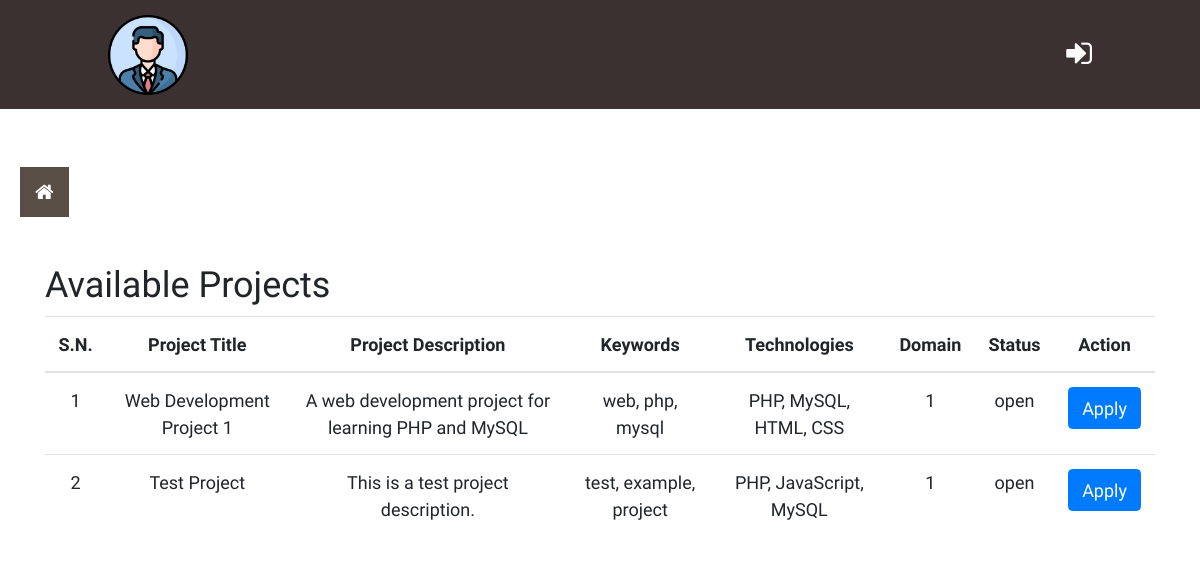
Screenshot of /studentView/viewAllProjects.php with the database file from the repository.
### tables this page shows
CREATE TABLE `projects` (
  `project_id` int(11) NOT NULL,
  `title` varchar(255) NOT NULL,
  `description` text DEFAULT NULL,
  `keywords` text DEFAULT NULL,
  `technologies` text DEFAULT NULL,
  `status` enum('open','in progress','closed') DEFAULT 'open',
  `category_id` int(11) NOT NULL,
  `created_at` timestamp NULL DEFAULT current_timestamp()
);

### studentView/viewAllProjects.php (the view, shortened to what this page needs)
<?php
include_once "../config/dbconnect.php";
$sql = "SELECT * FROM projects WHERE status = 'Open'";
$result = $conn->query($sql);
?>
<!DOCTYPE html>
<html lang="en">
<head>
    <link rel="stylesheet" href="../assets/css/style.css">
</head>
<body>
    <?php include "../studentHeader.php"; ?>
    <?php include "../sidebar.php"; ?>
    <div id="main-content" class="container py-4">
        <div>
            <h2>Available Projects</h2>
            <table class="table">
                <thead>
                    <tr>
                        <th class="text-center">S.N.</th>
                        <th class="text-center">Project Title</th>
                        <th class="text-center">Project Description</th>
                        <th class="text-center">Keywords</th>
                        <th class="text-center">Technologies</th>
                        <th class="text-center">Domain</th>
                        <th class="text-center">Status</th>
                        <th class="text-center">Action</th>
                    </tr>
                </thead>
                <tbody>
                <?php
                $count = 1;
                if ($result->num_rows > 0) {
                    while ($row = $result->fetch_assoc()) {
                ?>
                    <tr>
                        <td class="text-center"><?= $count ?></td>
                        <td class="text-center"><?= htmlspecialchars($row["title"]) ?></td>
                        <td class="text-center"><?= htmlspecialchars($row["description"]) ?></td>
                        <td class="text-center"><?= htmlspecialchars($row["keywords"]) ?></td>
                        <td class="text-center"><?= htmlspecialchars($row["technologies"]) ?></td>
                        <td class="text-center"><?= htmlspecialchars($row["category_id"]) ?></td>
                        <td class="text-center"><?= htmlspecialchars($row["status"]) ?></td>
                        <td class="text-center">
                            <form method="GET" action="applyProject.php">
                                <button type="submit" class="btn btn-primary">Apply</button>
                            </form>
                        </td>
                    </tr>
                <?php
                        $count++;
                    }
                } else {
                ?>
                    <tr>
                        <td colspan="8" class="text-center">No open projects available at the moment.</td>
                    </tr>
                <?php
                }
                ?>
                </tbody>
            </table>
        </div>
    </div>
</body>
</html>

### studentHeader.php (shortened to what this page needs)
<!DOCTYPE html>
<html lang="en">
<head>
    <link rel="stylesheet" href="https://cdn.jsdelivr.net/npm/bootstrap@4.0.0/dist/css/bootstrap.min.css">
    <link rel="stylesheet" href="https://cdnjs.cloudflare.com/ajax/libs/font-awesome/4.7.0/css/font-awesome.min.css">
    <link rel="stylesheet" href="./assets/css/style.css">
</head>
<body>
   <nav class="navbar navbar-expand-lg navbar-light px-5" style="background-color: #3B3131;">
    <a class="navbar-brand ml-5" href="/etudiant_panel/studentIndex.php">
        <img src="/etudiant_panel/assets/images/logo.png" width="80" height="80" alt="Logo">
    </a>
    <div class="user-cart">
        <?php
        if(isset($_SESSION['user_id'])){
          ?>
         <a href="/etudiant_panel/studentView/myProfile.php">
            <i class="fa fa-user mr-5" style="font-size:30px; color:#fff;" aria-hidden="true"></i>
         </a>
          <?php
        } else {
            ?>
            <a href="./login.php" style="text-decoration:none;">
                    <i class="fa fa-sign-in mr-5" style="font-size:30px; color:#fff;" aria-hidden="true"></i>
            </a>
            <?php
        } ?>
    </div>
</nav>
<button class="navbar-toggler" type="button" data-bs-toggle="collapse" data-bs-target="#navbarNav" aria-controls="navbarNav" aria-expanded="false" aria-label="Toggle navigation">
            <span class="navbar-toggler-icon"></span>
        </button>
</body>

### sidebar.php (shortened to what this page needs)
<div id="main">
    <button class="openbtn" onclick="openNav()"><i class="fa fa-home"></i></button>
</div>

### assets/css/style.css (style rules this page uses)
* { margin: 0; padding: 0; font-family: 'Work Sans', sans-serif; font-size: 18px; }
.openbtn { font-size: 20px; cursor: pointer; padding: 10px 15px; border: none; color: #fff; background-color: #584e46; }
#main { transition: margin-left .5s; padding: 20px; }

### rows the page displays
projects: title "Web Development Project 1", description "A web development project for learning PHP and MySQL", keywords "web, php, mysql", technologies "PHP, MySQL, HTML, CSS", category "1", status "open"
projects: title "Test Project", description "This is a test project description.", keywords "test, example, project", technologies "PHP, JavaScript, MySQL", category "1", status "open"
